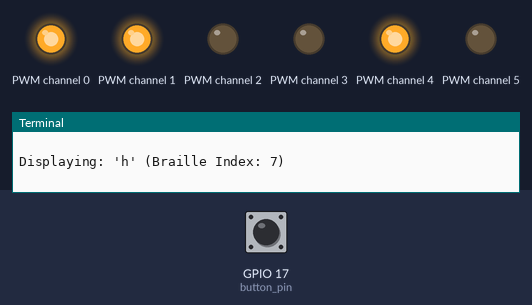
A program run on a simulated Raspberry Pi (BCM pin numbers). Parts: output pins drawn as LEDs (lit = HIGH), the last lines printed to the terminal. Inputs (shaded band) come from the test bench; at power-on: GPIO 17 (button_pin) LOW.

Above: at 5.0 s.
5.1 s: GPIO 17 (button_pin) pulled HIGH for 3.2 s
At 7.4 s:
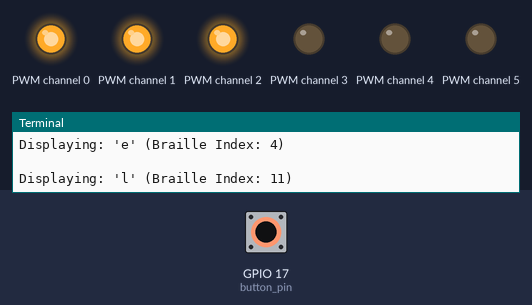
At 10.2 s:
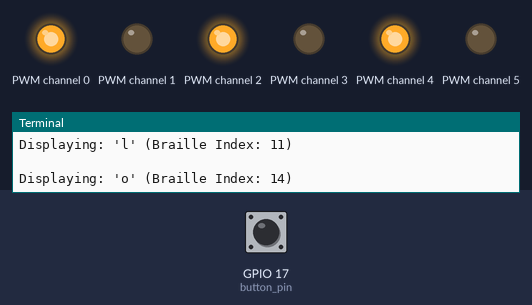
Timing chart, 0 to 11.7 s (numbered marks = the images above; inputs shaded):
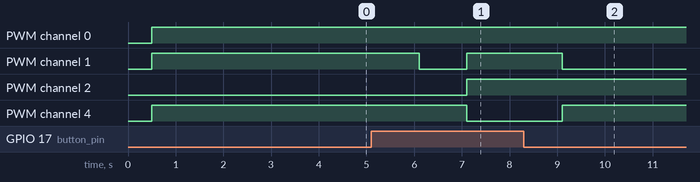

The program:

solenoid_i2c_v1.py
```python
import RPi.GPIO as GPIO
import time
from adafruit_pca9685 import PCA9685
from time import sleep
import board
# --- PCA9685 Setup ---
# Your PCA9685 address is 0x60 (decimal 96)
# Initialize ServoKit for 16 channels on your PCA9685
#it = ServoKit(channels=16, address=0x60)

i2c=board.I2C()
pca=PCA9685(i2c, address=0x60)
pca.frequency = 100

# Braille mapping: each sublist represents dots 1-6 for a-z
# (Assuming solenoids are connected to PCA9685 channels 0-5 for dots 1-6 respectively)
braille = [
    [1,0,0,0,0,0],  # a
    [1,1,0,0,0,0],  # b
    [1,0,0,1,0,0],  # c
    [1,0,0,1,1,0],  # d
    [1,0,0,0,1,0],  # e
    [1,1,0,1,0,0],  # f
    [1,1,0,1,1,0],  # g
    [1,1,0,0,1,0],  # h
    [0,1,0,1,0,0],  # i
    [0,1,0,1,1,0],  # j
    [1,0,1,0,0,0],  # k
    [1,1,1,0,0,0],  # l
    [1,0,1,1,0,0],  # m
    [1,0,1,1,1,0],  # n
    [1,0,1,0,1,0],  # o
    [1,1,1,1,0,0],  # p
    [1,1,1,1,1,0],  # q
    [1,1,1,0,1,0],  # r
    [0,1,1,1,0,0],  # s
    [0,1,1,1,1,0],  # t
    [1,0,1,0,0,1],  # u
    [1,1,1,0,0,1],  # v
    [0,1,0,1,1,1],  # w
    [1,0,1,1,0,1],  # x
    [1,0,1,1,1,1],  # y
    [1,0,1,0,1,1],  # z
]

# Define PCA9685 channels for solenoids (assuming channels 0-5)
# IMPORTANT: Map these to the actual channels your solenoids are wired to on the PCA9685
solenoid_channels = [0, 1, 2, 3, 4, 5]

# Define Raspberry Pi GPIO pin for the button
button_pin = 17 # BCM mode pin number

# The text to convert to braille
text = "hello"

# --- Setup GPIO for Button ---
GPIO.setmode(GPIO.BCM)
GPIO.setwarnings(False)
GPIO.setup(button_pin, GPIO.IN, pull_up_down=GPIO.PUD_DOWN)

# --- Function to activate/deactivate a solenoid dot ---
def set_solenoid_state(channel, state):
    """
    Sets the state of a solenoid connected to a PCA9685 channel.
    state: 1 for ON (dot up), 0 for OFF (dot down)
    """
    if state == 1:
        # Solenoid ON (dot up) - set throttle to 1 (full forward)
        pca.channels[channel].duty_cycle=0xFFFF
    else:
        # Solenoid OFF (dot down) - set throttle to 0 (stop)
        pca.channels[channel].duty_cycle=0 # Using 0.0 for clarity, can also be None

# --- Main loop for Braille display ---
try:
    # Ensure all solenoids are off initially
    for channel in solenoid_channels:
        set_solenoid_state(channel, 0) # Turn all solenoids off
    time.sleep(0.5) # Give them a moment to retract

    for char in text.lower():
        if char.isalpha():
            index = ord(char) - ord('a')
            print(f"\nDisplaying: '{char}' (Braille Index: {index})")

            # Set solenoids according to braille pattern
            for i in range(6):
                channel = solenoid_channels[i]
                dot_state = braille[index][i]
                set_solenoid_state(channel, dot_state)

            # Wait for button pres
            while GPIO.input(button_pin) == 0:
                time.sleep(0.01) # Check button state frequently

            # A short pause before the next letter, after button release
            time.sleep(1)

except KeyboardInterrupt:
    print("\nProgram interrupted.")

finally:
    for channel in solenoid_channels:
        set_solenoid_state(channel, 0)
    GPIO.cleanup()
```

Measured:
- after the input at 5.1 s, PWM channel 1: HIGH → LOW after 1.0 s, → HIGH 1.0 s later, → LOW 2.0 s later; PWM channel 2: LOW → HIGH after 2.0 s; PWM channel 4: HIGH → LOW after 2.0 s, → HIGH 2.0 s later
